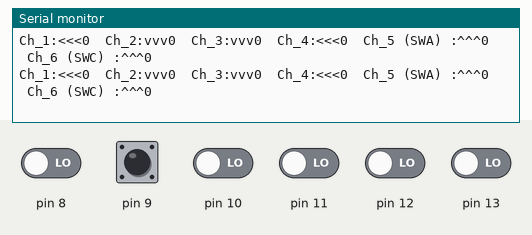
Bench run of a sketch on a simulated Arduino Uno, built with avr-gcc and run on an emulated ATmega328P. On the bench: the last lines printed to the serial monitor. The inputs (shaded band) are chosen by the test bench; at power-on: pin 8–13 LOW.

Above: at 1.2 s.
1.3 s: pin 8 driven HIGH
At 1.8 s:
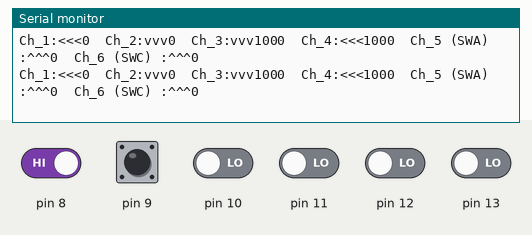
4.3 s: pin 8 driven LOW
At 4.47 s:
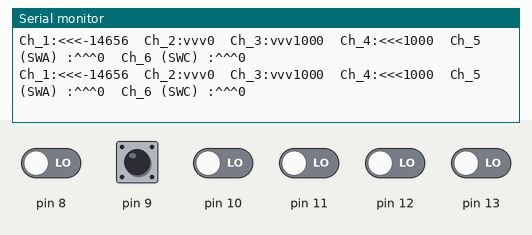
8.8 s: pin 9 pulsed HIGH 2 times (0.12 s each, 0.3 s apart)
At 9.11 s:
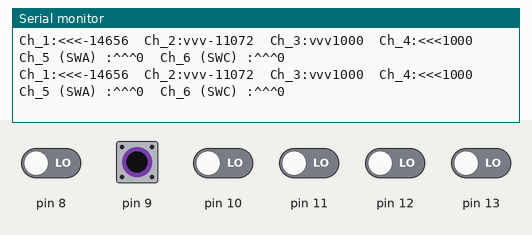

The sketch:

ESC_and_Motor_cal.ino
```cpp
/*
    THIS CAN PROBABLY BE USED TO CALIBRATE ANY ESC'S THROTTLE

   Date: 10 July 2017
   Ross Oliver

   Individual motor control --> NOT the flight controller module.
   This is for testing purposes only.

   used in conjunction with reveiver_code1.0.

   Motor 1/esc 1/s1 --> 4
   Motor 2/esc 2/s2 --> 5
   Motor 3/esc 3/s3 --> 6
   Motor 4/esc 4/s4 --> 7

  ====== Arming of ESC's ========
  NOTE ** Connect the battery to ESC. then make sure that when you turn on the controller
  that the the sticks are ! NOT ! above the midway points,--> Puts into throttle calibration Mode.

  NOTE ** NOR in the bottom left of the transmitter --> puts it into the factory settings mode

  NOW; each motor should beep once after the transmitter has been turned on. --> The throttle signal has been detected
  When both (esc and transmitter) are turned on, put the sticks on the zero position and should
  beep once per motor to tell you that wach esc has been properlly armed.
  // ====== ARMING Complete ======


*/


// ====== Declaring Variables ==========

// As to work out the time period that the Duty cycle is high for, for each channel. --> Either HIGH | LOW
byte prev_chan_1, prev_chan_2, prev_chan_3, prev_chan_4, prev_chan_5, prev_chan_6 ;

// To store the actual value for the duty cycle --> to be used as a value to determine how much power each motor needs
int receiver_input_channel_1, receiver_input_channel_2, receiver_input_channel_3, receiver_input_channel_4, receiver_input_channel_5, receiver_input_channel_6;

// Stores the micro time for when the Pulse on each channel starts.
uint32_t timer_1, timer_2, timer_3, timer_4, timer_5, timer_6;

// Stores the Trasmitter value to keep everything contant
uint32_t esc_1, esc_2, esc_3, esc_4;

// ====== Scalars / OffSets =======
int pos_dir = 1480; // Positive Direction

int neg_dir = 1520; // Negative direction

// ====== esc pin definitions ======
// ie. Motors
// esc1 --> Motor1 --> Pin7
// esc2 --> Motor2 --> Pin6
// esc3 --> Motor3 --> Pin5
// esc4 --> Motor4 --> Pin4
int motor_1, motor_2, motor_3, motor_4;

// to get an accurate pulse length needs to time how long it takes to make the pulse,
// as to counteract it
int loop_timer;
int esc_loop_timer; // for the esc time period

// ====== PROTOTYPES ======
void pulse_width();

// ============ SETUP ============
void setup() {
  // Setting up the for each motor, and inputs from receiver code.

  // FOR MOTOR Setup as outputs :)
  DDRD |= B11110000;    //Configure digital poort 4, 5, 6 and 7 as output.

  // ====== Arming of ESC's ========
  // ** Connect the battery to ESC. then make sure that when you turn on the controller
  // that the the sticks are ! NOT ! above the midway points,--> Puts into throttle calibration Mode.
  // ** NOR in the bottom left of the transmitter --> puts it into the factory settings mode
  // NOW; each motor should beep once after the transmitter has been turned on. --> The throttle signal has been detected
  // When both (esc and transmitter) are turned on, put the sticks on the zero position and should
  // beep once per motor to tell you that wach esc has been properlly armed.
  // ====== ARMING Complete ======


  //Arduino (Atmega) pins default to inputs, so they don't need to be explicitly declared as inputs
  // This is from the data sheet on the

  // ====== Receiver Channels SET Up ======
  PCICR |= (1 << PCIE0);    // set PCIE0 to enable PCMSK0 scan
  PCMSK0 |= (1 << PCINT0);  // set PCINT0 (digital input 8) to trigger an interrupt on state change --> Channel 1
  PCMSK0 |= (1 << PCINT1);  // set PCINT1 (digital input 9)to trigger an interrupt on state change --> Channel 2
  PCMSK0 |= (1 << PCINT2);  // set PCINT2 (digital input 10)to trigger an interrupt on state change --> Channel 3
  PCMSK0 |= (1 << PCINT3);  // set PCINT3 (digital input 11)to trigger an interrupt on state change --> Channel 4

  // ADDED these for future use for Channel 5 and 6 --> Can use these for landing sequence or something of a kind.
  // ***** Refer to Note above.
  PCMSK0 |= (1 << PCINT4); // set PCINT4 (digital input 12) --> for Channel 5 for SwA --> use for Arming the QuadCopter?
  PCMSK0 |= (1 << PCINT5); // set PCINT5 (digital input 13) --> for Channel 6 for Sw6 (Three Stage Switch)


  // Sets up serial rate
  Serial.begin(9600);
}


//Subroutine for displaying the receiver signals
void print_signals() {

  Serial.print("Ch_1:");
  if (receiver_input_channel_1 - pos_dir < 0)Serial.print("<<<"); // shows direction of the sticks on transmitter
  else if (receiver_input_channel_1 - neg_dir > 0)Serial.print(">>>");
  else Serial.print("-+-");
  Serial.print(receiver_input_channel_1);

  Serial.print("  Ch_2:");
  if (receiver_input_channel_2 - pos_dir < 0)Serial.print("vvv");
  else if (receiver_input_channel_2 - neg_dir > 0)Serial.print("^^^");
  else Serial.print("-+-");
  Serial.print(receiver_input_channel_2);

  Serial.print("  Ch_3:");
  if (receiver_input_channel_3 - pos_dir < 0)Serial.print("vvv");
  else if (receiver_input_channel_3 - neg_dir > 0)Serial.print("^^^");
  else Serial.print("-+-");
  Serial.print(receiver_input_channel_3);

  Serial.print("  Ch_4:");
  if (receiver_input_channel_4 - pos_dir < 0)Serial.print("<<<");
  else if (receiver_input_channel_4 - neg_dir > 0)Serial.print(">>>");
  else Serial.print("-+-");
  Serial.print(receiver_input_channel_4);

  Serial.print("  Ch_5 (SWA) :");
  if (receiver_input_channel_5 < 1000)Serial.print("^^^"); // Channel 5 (SWA in the up position) returns a value of 944->948.
  else if (receiver_input_channel_5 > 1800)Serial.print("vvv"); // Channel 5 (SWA in the up position) returns a value of 1944->1948
  Serial.print(receiver_input_channel_5);

  Serial.print("  Ch_6 (SWC) :");
  if (receiver_input_channel_6 < 1000)Serial.print("^^^"); // Channel 6 (SWC in the up position) returns a value of 984->988
  else if (1000 < receiver_input_channel_6 < 1600)Serial.print("-+-"); // Channel 6 (SWC in the middle position) returns 1492->1498
  else Serial.print("vvv"); // Channel 6 (SWC in the down position) returns a value of 1984->1988 ========================= this line doesnt work :( but Mehhhh
  Serial.println(receiver_input_channel_6);

}

//This routine is called every time input 8, 9, 10 or 11 changed state
// This measures how long the PPM Wave is on for compared to off. Giving a value
// for the arduino to convert into a real value for throttle for each motor.

// =========== ISR for Channel 1,2,3,4 Pulse MEasurements ====================
ISR(PCINT0_vect) {
  //Channel 1 ======================
  if (prev_chan_1 == 0 && PINB & B00000001 ) {       //Input 8 changed from 0 to 1 (LOW to HIGH)
    prev_chan_1 = 1;                                 //Remember current input state -- HIGH
    timer_1 = micros();                                 //Set timer_1 to micros()
  }
  else if (prev_chan_1 == 1 && !(PINB & B00000001)) { //Input 8 changed from 1 to 0 (HIGH to LOW)
    prev_chan_1 = 0;                                 //Remember current input state -- LOW
    receiver_input_channel_1 = micros() - timer_1;      //Channel 1 is micros() - timer_1
  }

  //Channel 2 ======================
  if (prev_chan_2 == 0 && PINB & B00000010 ) {       //Input 9 changed from 0 to 1 (LOW to HIGH)
    prev_chan_2 = 1;                                 //Remember current input state
    timer_2 = micros();                                 //Set timer_2 to micros()
  }
  else if (prev_chan_2 == 1 && !(PINB & B00000010)) { //Input 9 changed from 1 to 0 (HIGH to LOW)
    prev_chan_2 = 0;                                 //Remember current input state
    receiver_input_channel_2 = micros() - timer_2;      //Channel 2 is micros() - timer_2
  }

  //Channel 3 ======================
  if (prev_chan_3 == 0 && PINB & B00000100 ) {       //Input 10 changed from 0 to 1 (LOW to HIGH)
    prev_chan_3 = 1;                                 //Remember current input state
    timer_3 = micros();                                 //Set timer_3 to micros()
  }
  else if (prev_chan_3 == 1 && !(PINB & B00000100)) { //Input 10 changed from 1 to 0 (HIGH to LOW)
    prev_chan_3 = 0;                                 //Remember current input state
    receiver_input_channel_3 = micros() - timer_3;      //Channel 3 is micros() - timer_3
  }

  //Channel 4 ======================
  if (prev_chan_4 == 0 && PINB & B00001000 ) {       //Input 11 changed from 0 to 1 (LOW to HIGH)
    prev_chan_4 = 1;                                 //Remember current input state
    timer_4 = micros();                                 //Set timer_4 to micros()
  }
  else if (prev_chan_4 == 1 && !(PINB & B00001000)) { //Input 11 changed from 1 to 0 (HIGH to LOW)
    prev_chan_4 = 0;                                 //Remember current input state
    receiver_input_channel_4 = micros() - timer_4;      //Channel 4 is micros() - timer_4
  }

  //Channel 5 ( SWA ) =========================================================================== added for Switch's
  if (prev_chan_5 == 0 && PINB & B00010000 ) {       //Input 12 changed from 0 to 1 (LOW to HIGH)
    prev_chan_5 = 1;                                 //Remember current input state
    timer_5 = micros();                                 //Set timer_5 to micros()
  }
  else if (prev_chan_5 == 1 && !(PINB & B00010000)) { //Input 12 changed from 1 to 0 (HIGH to LOW)
    prev_chan_5 = 0;                                 //Remember current input state
    receiver_input_channel_5 = micros() - timer_5;      //Channel 5 is micros() - timer_5
  }

  // Channel 6 ( SWC ) ======================
  if (prev_chan_6 == 0 && PINB & B00100000) { //Input 13 changed from 0 to 1 (LOW to HIGH)
    prev_chan_6 = 1;                          //Remember current input state
    timer_6 = micros();                       //Set timer_6 to micros()
  }
  else if (prev_chan_6 == 1 && !(PINB & B00100000)) { //Input 13 changed from 1 to 0 (HIGH to LOW)
    prev_chan_6 = 0;                                    //Remember current input state
    receiver_input_channel_6 = micros() - timer_6;      //Channel 6 is micros() - timer_6
  }

  // The limits of Channel 3 and 4 dont work properlly is limited to 1012 to 1990 ish....... :(
  // We need the 1000 and 2000 limits for the throttle calibration for the motors.
  // NOTE: Can potentially get rid of this Once calibrated.
  if (receiver_input_channel_3 > 1990)receiver_input_channel_3 = 2000;
  if (receiver_input_channel_4 > 1990)receiver_input_channel_4 = 2000;

  if (receiver_input_channel_3 <1020)receiver_input_channel_3 = 1000;
  if (receiver_input_channel_4 < 1020)receiver_input_channel_4 = 1000;

  // assinging the input from receiver Code for each motor as to keep variable names consistent
  // for pulsewidth() code.
  esc_1 = receiver_input_channel_1;
  esc_2 = receiver_input_channel_2;
  esc_3 = receiver_input_channel_3;
  esc_4 = receiver_input_channel_4;
}

// ========== PULSE WIDTH ============
void pulse_width(){
  // This produces the pulse that is sent to it. Ideally 1000us to 2000us and sends it to the ESC's

  loop_timer = micros();            //Set the timer for the next loop.

  PORTD |= B11110000;                //Set digital outputs 4,5,6 and 7 high.
  motor_1 = esc_1 + loop_timer;               //Calculate the time of the faling edge of the esc-1 pulse.
  motor_2 = esc_2 + loop_timer;               //Calculate the time of the faling edge of the esc-2 pulse.
  motor_3 = esc_3 + loop_timer;               //Calculate the time of the faling edge of the esc-3 pulse.
  motor_4 = esc_4 + loop_timer;               //Calculate the time of the faling edge of the esc-4 pulse.

  while (PORTD >= 16) {                    //Stay in this loop until output 4,5,6 and 7 are low.
    esc_loop_timer = micros();                 //Read the current time.
    if(motor_1 <= esc_loop_timer)PORTD &= B11101111;    //Set digital output 4 to low if the time is expired.
    if(motor_2 <= esc_loop_timer)PORTD &= B11011111;    //Set digital output 5 to low if the time is expired.
    if(motor_3 <= esc_loop_timer)PORTD &= B10111111;    //Set digital output 6 to low if the time is expired.
    if(motor_4 <= esc_loop_timer)PORTD &= B01111111;    //Set digital output 7 to low if the time is expired.
  }
}


// ============ MAIN LOOP ============
void loop()
{

  print_signals(); // Prints to the serial ---------- Comment out for LATER USE OF CODE
  pulse_width(); // so that ONLY esc4 works.

}
```

Measured:
- after the input at 1.3 s, the serial monitor: prints a new line at once (image 1)
- after the input at 4.3 s, the serial monitor: prints a new line after 0.07 s (image 2)
- after the input at 8.8 s, the serial monitor: prints a new line after 0.21 s (image 3)
